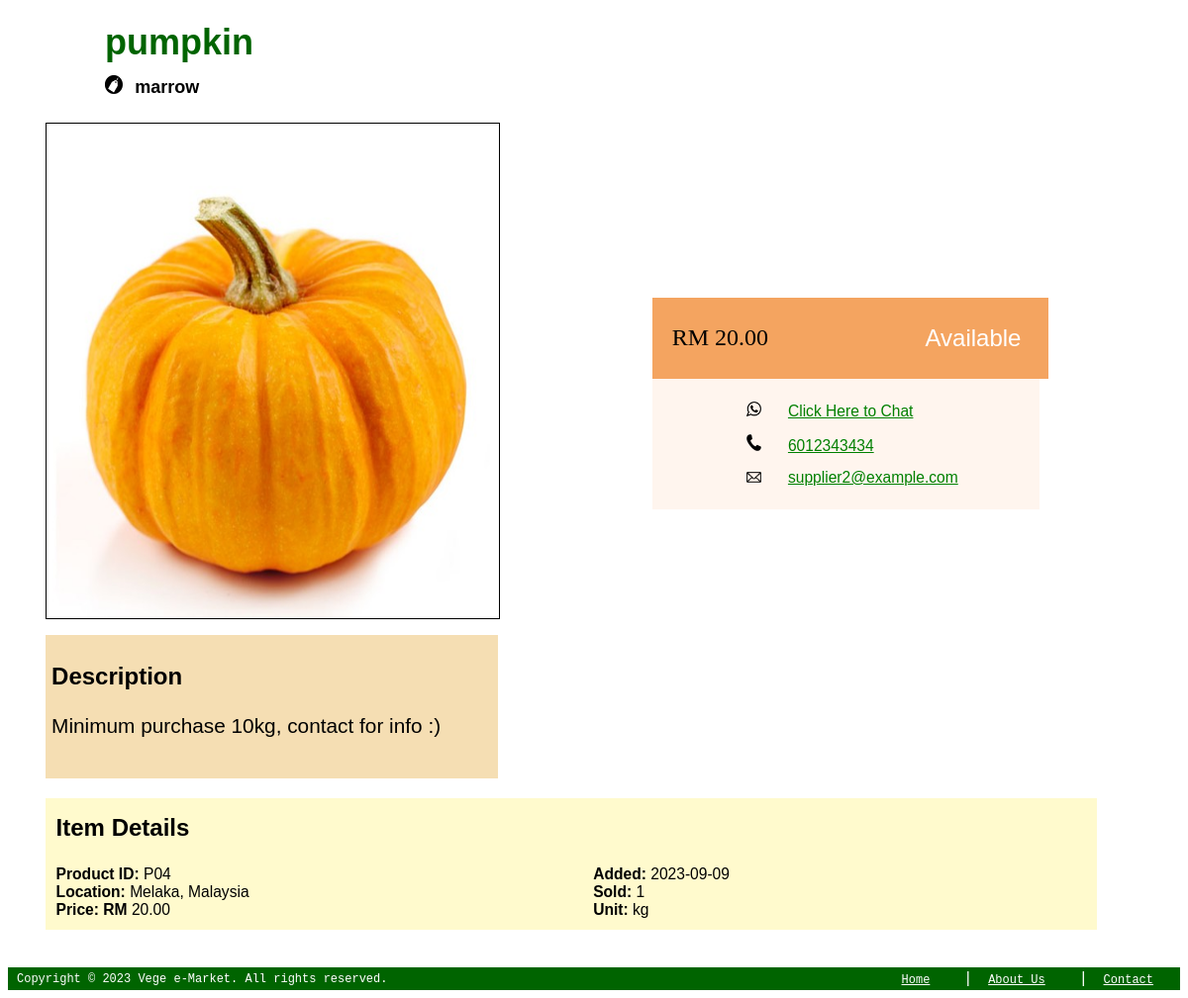
The app's page /public/product.php?id=P04, older data.
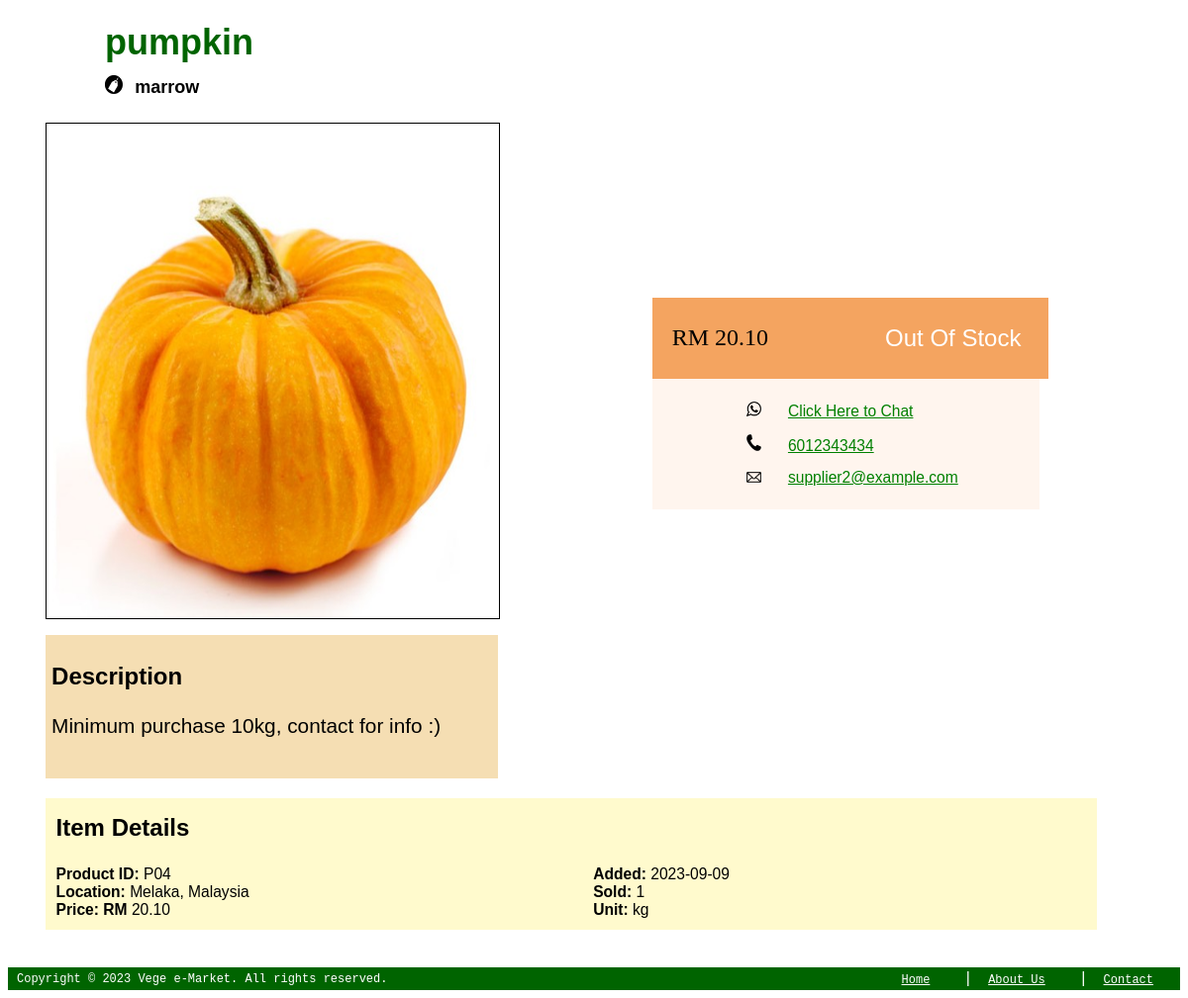
The same page, newer data.
### tables this page shows
CREATE TABLE IF NOT EXISTS `products` (
  `productID` varchar(100) NOT NULL,
  `productName` varchar(100) NOT NULL,
  `priceLabel` float(255,2) NOT NULL,
  `availabilityStatus` varchar(100) NOT NULL,
  `description` text NOT NULL,
  `location` varchar(255) NOT NULL,
  `addDate` date NOT NULL,
  `unit` varchar(10) NOT NULL,
  `category` varchar(100) NOT NULL,
  `imgPath` varchar(255) NOT NULL,
  `userID` varchar(100) NOT NULL,
  PRIMARY KEY (`productID`),
  KEY `userID` (`userID`)
);

CREATE TABLE IF NOT EXISTS `users` (
  `userID` varchar(100) NOT NULL,
  `userName` varchar(100) NOT NULL,
  `gender` varchar(10) NOT NULL,
  `email` varchar(100) NOT NULL,
  `phone` varchar(100) NOT NULL,
  `birthday` date NOT NULL,
  `password` varchar(100) NOT NULL,
  `role` varchar(10) NOT NULL,
  `accStatus` varchar(255) DEFAULT 'active',
  PRIMARY KEY (`userID`)
);

### modules/config.php (called while the page is built, shortened)
<?php
    if (isset($_SESSION['role'])){
        $role=$_SESSION['role'];
        $username = $_SESSION['username'];
        $user_id=$_SESSION['user_id'];
    }else{
        $role='';
    }
?>

### public/product.php (the view, shortened to what this page needs)
<?php
    require '../modules/config.php';
    $failed_template = '<center><iframe name="Product Not Found" loading="lazy" src="../templates/not_found.php" frameborder="0" width="100%" height="50%"></iframe></center>';
    if (isset($_GET['id'])){
        $id=$_GET['id'];
    }else{
        echo $failed_template;
        die;
    }
    $sql = "SELECT products.productName, products.category, products.priceLabel, products.availabilityStatus, users.userID as supplierID, users.userName as supplierName, users.email, users.phone,
            products.description, products.productID, products.location, products.addDate, products.unit, COUNT(*) as sold, products.imgPath
            FROM products
            LEFT JOIN users ON users.userID = products.userID
            LEFT JOIN orders_products on products.productID=orders_products.productID
            WHERE products.productID='$id' AND availabilityStatus!='deleted'";
    $product= mysqli_query($conn, $sql);
    $product_detail=mysqli_fetch_array($product);
?>
<!DOCTYPE html>
<html lang="en">
<head>
    <link rel="stylesheet" href="../styles/title.css">
</head>
<body>
    <table class="product-container">
        <tr class="product-first-container">
            <td class="product-left-part">
                <h1 id="title" style="font-size: 3vw;" contenteditable="false"><?php echo $product_detail['productName']; ?></h1>
                <div class="product-info-container">
                    <div class="product-info-left">
                        <img id="product-category-icon" src="../images/category.png" alt="Category: " width="3%"><a id="product-category" style="font-size: 1.5vw;"><?php echo $product_detail['category']; ?></a><br>
                        <img src="../assets/<?php echo $product_detail['imgPath']; ?>" alt="No Product Picture" class="product-pic" width="900vw" height="500vw" ><br>
                        <div id="Description">
                            <h3 class="product-card-title">Description<?php if ($role=="supplier" && $user_id==$product_detail['supplierID']){ ?>
                            <?php } ?></h3>
                            <p class="desc-text" id="description"><?php echo $product_detail['description']; ?></p>
                            <button class="save-button" id="save-button-description" onclick="saveEdit('description', 'description')">SAVE</button><br>
                        </div><br>
                    </div>
                </div>
            </td>
            <td class="product-right-part">
                <div class="product-right-card">
                    <div class="price">RM <span id="priceLabel"><?php echo $product_detail['priceLabel']; ?></span>
                    <?php if ($role=="supplier" && $user_id==$product_detail['supplierID']){ ?>
                        <img class="edit-button" src="../images/edit.png" alt="edit" width="5%"onclick="editMode('priceLabel')">
                        <button class="save-button" id="save-button-priceLabel" onclick="saveEdit('priceLabel', 'priceLabel')">SAVE</button><br>
                    <?php } ?></div>
                    <?php if ($role=="supplier" && $user_id==$product_detail['supplierID'] && $product_detail['availabilityStatus']!='banned'){ ?>
                        <div class="availability" id="status" style="cursor: pointer;" onclick="showStatusOption()"><?php echo ucwords($product_detail['availabilityStatus']);?></div>
                        <div id="availability-status-dropdown" class="availability-status-dropdown-content">
                            <p>Change your product's availability</p>
                            <a href="<?php echo "../modules/save_edit.php?id=$id&col=availabilityStatus&new=available"; ?>">Available</a><br><br>
                            <a href="<?php echo "../modules/save_edit.php?id=$id&col=availabilityStatus&new=out%20of%20stock"; ?>">Out of Stock</a><br> &nbsp;
                        </div>
                    <?php }else{ ?>
                        <div class="availability" id="status" style="cursor: default;"><?php echo ucwords($product_detail['availabilityStatus']);?></div>
                    <?php } ?>
                </div>
                <div class="product-contacts">
                    <div class="product-contact"><img class="contact-icon" src="../images/whatsapp.png" alt="phone"><a class="contact" href="https://api.whatsapp.com/send?phone=<?php echo $product_detail['phone']; ?>" target="_blank">Click Here to Chat</a></div>
                    <div class="product-contact"><img class="contact-icon" src="../images/phone1.png" alt="phone"><a class="contact" href="tel:+<?php echo $product_detail['phone']; ?>"><?php echo $product_detail['phone']; ?></a></div>
                    <div class="product-contact"><img class="contact-icon" src="../images/email.png" alt="phone"><a class="contact" href="mailto:<?php echo $product_detail['email']; ?>"><?php echo $product_detail['email']; ?></a></div>
                </div>
            </td>
        </tr>
        <tr class="product-second-container">
            <td colspan="2" class="product-item-detail">
                <h3 class="product-card-title">Item Details</h3>
                <div class="item-details-container">
                    <div id="left">
                        <span class="detail"><b>Product ID:</b> <?php echo $id; ?></span><br>
                        <span class="detail"><b>Location:</b> <?php echo $product_detail['location']; ?></span><br>
                        <span class="detail"><b>Price: RM </b><?php echo $product_detail['priceLabel']; ?></span>
                    </div>
                    <div id="right">
                        <span class="detail"><b>Added:</b> <?php echo $product_detail['addDate']; ?></span><br>
                        <span class="detail"><b>Sold:</b> <?php echo $product_detail['sold']; ?></span><br>
                        <span class="detail"><b>Unit:</b> <?php echo $product_detail['unit']; ?></span>
                    </div>
                </div>
            </td>
        </tr>
    </table>
</body>
</html>
<?php include '../includes/footer.php'; ?>

### includes/footer.php (shortened to what this page needs)
<footer>
    <table id="footer">
        <tr id="footer">
            <td class="copyright" id="footer"><span id="footer-copyright">Copyright © 2023 Vege e-Market. All rights reserved.</span></td>
            <td class="footer-url" id="footer-url">
                <a style="font-size: 1vw;" href="../index.php" class="footer">Home</a> |
                <a style="font-size: 1vw;" href="../public/about.php" class="footer">About Us</a> |
                <a style="font-size: 1vw;" href="../public/contact.php" class="footer">Contact</a>
            </td>
        </tr>
    </table>
</footer>

### styles/title.css (style rules this page uses)
#title { margin-left: 5vw; line-height:50%; clear: both; font-family: 'Franklin Gothic Medium', 'Arial Narrow', Arial, sans-serif; color: darkgreen; }

### public/product.php (style rules this page uses)
h1#title { color: darkgreen; }
.product-first-container { width: 100%; overflow: hidden; }
.product-first-container > td { min-width: 50%; max-width: 50%; overflow: hidden; }
.product-second-container { width: 80%; background-color: lemonchiffon; }
.product-second-container > td { width: 80%; min-width: 80%; padding: 1%; }
table.product-container { margin-left: 3vw; max-width: 90%; }
div#Description { background-color: wheat; max-width: 74%; max-height: 50%; padding-left: 1%; padding-top: 0.3%; padding-bottom: 0.5%; }
img.product-pic { margin-top: 3vh; border: 1px solid; margin-bottom: 2vh; max-height: 10%; max-width: 75%; min-width: 30%; }
td.product-left-part { max-width: 50%; width: 90%; padding: 0; }
td.product-right-part > .product-right-card { background-color: sandybrown; padding: 20px; width: 30vw; text-align: center; display: flex; justify-content: space-between; align-items: center; }
a#product-category { font-family: 'Gill Sans', 'Gill Sans MT', Calibri, 'Trebuchet MS', sans-serif; font-weight: bold; }
.product-right-card > .price { font-family: Georgia, 'Times New Roman', Times, serif; font-size: 2vw; color: black; padding: 5px 0; border-radius: 5px 5px 0 0; }
img.contact-icon { margin-right: 10%; width: 5.5%; }
.availability { color: white; padding: 2%; border-radius: 5%; font-family: 'Trebuchet MS', 'Lucida Sans Unicode', 'Lucida Grande', 'Lucida Sans', Arial, sans-serif; width: max-content; font-size: 2vw; }
div.product-contacts { clear: both; padding: 3.5%; background-color: seashell; width: 30vw; }
div.product-contact { font-family: Arial, Helvetica, sans-serif; padding: 2%; margin-left: 20%; }
div.item-details-container { display: flex; justify-content: space-between; margin-right: 30vw; }
img#product-category-icon { margin-left: 5vw; margin-right: 1vw; }
h3.product-card-title { padding-top: 0.5%; font-family: Verdana, Geneva, Tahoma, sans-serif; font-size: 2vw; }
span.detail { font-family: 'Lucida Sans', 'Lucida Sans Regular', 'Lucida Grande', 'Lucida Sans Unicode', Geneva, Verdana, sans-serif; font-size: 1.3vw; }
p.desc-text { font-family: 'Lucida Sans', 'Lucida Sans Regular', 'Lucida Grande', 'Lucida Sans Unicode', Geneva, Verdana, sans-serif; font-size: 130%; }
h1#title { display: inline-block; }
div.price { display: inline-block; }
a.contact { color: green; font-size: 1.3vw; padding-bottom: 10%; }

### includes/footer.php (style rules this page uses)
footer { background-color: #006400; text-align: left; clear: both; max-width: 100%; max-height: 100%; height: 3%; }
table#footer { width: 100%; height: 6%; max-width: 100%; max-height: 100%; min-height: max-content; font-family: 'Courier New', Courier, monospace; }
td#footer { width: 50%; color: #FFFFFF; }
td#footer-url > a { color: #FFFFFF; margin-left: 2vw; margin-right: 2vw; font-size: 20vw; }
span#footer-copyright, td#footer-url > a { margin-left: 0.5vw; font-family: 'Courier New', Courier, monospace; }
td#footer-url { clear:both; color:#FFFFFF; text-align: right; margin-right: 2%; }
span#footer-copyright { font-size: 1vw; }

Row changes from the older to the newer data that the page shows:
changed products "pumpkin": priceLabel "20.00" → "20.10"; availabilityStatus "Available" → "Out Of Stock"
